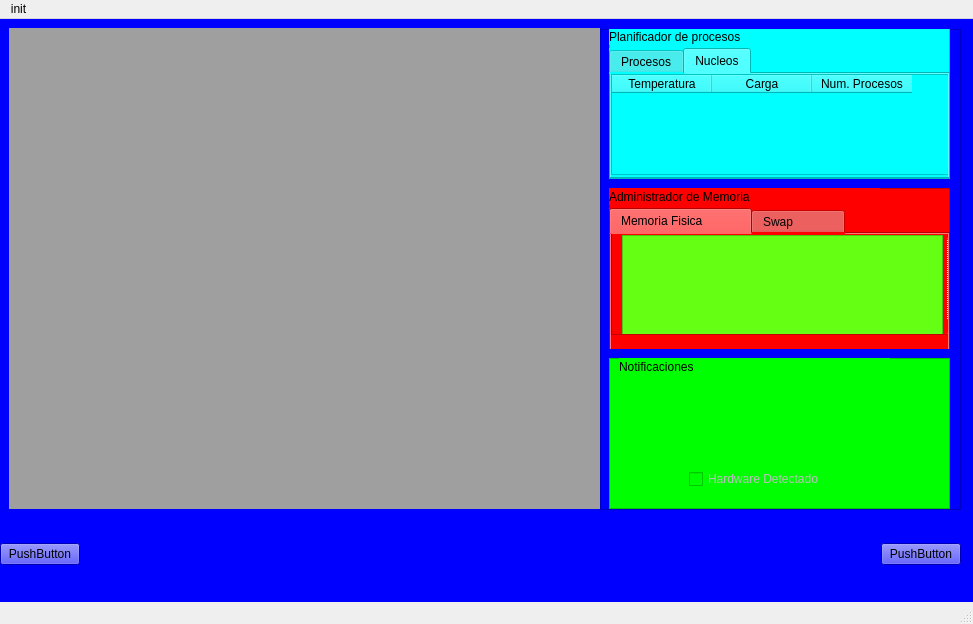
<?xml version="1.0" encoding="UTF-8"?>
<ui version="4.0">
 <class>MainWindow</class>
 <widget class="QMainWindow" name="MainWindow">
  <property name="geometry">
   <rect>
    <x>0</x>
    <y>0</y>
    <width>973</width>
    <height>624</height>
   </rect>
  </property>
  <property name="windowTitle">
   <string>MainWindow</string>
  </property>
  <widget class="QWidget" name="centralwidget">
   <property name="styleSheet">
    <string notr="true">background-color: rgb(0, 0, 255);</string>
   </property>
   <widget class="QWidget" name="verticalLayoutWidget">
    <property name="geometry">
     <rect>
      <x>600</x>
      <y>10</y>
      <width>361</width>
      <height>481</height>
     </rect>
    </property>
    <layout class="QVBoxLayout" name="verticalLayout">
     <item>
      <widget class="QFrame" name="frame">
       <property name="frameShape">
        <enum>QFrame::StyledPanel</enum>
       </property>
       <property name="frameShadow">
        <enum>QFrame::Raised</enum>
       </property>
       <widget class="QFrame" name="frame_2">
        <property name="geometry">
         <rect>
          <x>9</x>
          <y>159</y>
          <width>341</width>
          <height>161</height>
         </rect>
        </property>
        <property name="styleSheet">
         <string notr="true">background-color: rgb(255, 0, 0);</string>
        </property>
        <property name="frameShape">
         <enum>QFrame::StyledPanel</enum>
        </property>
        <property name="frameShadow">
         <enum>QFrame::Raised</enum>
        </property>
        <widget class="QLabel" name="label">
         <property name="geometry">
          <rect>
           <x>0</x>
           <y>0</y>
           <width>271</width>
           <height>17</height>
          </rect>
         </property>
         <property name="text">
          <string>Administrador de Memoria</string>
         </property>
        </widget>
        <widget class="QTabWidget" name="tabWidget_6">
         <property name="geometry">
          <rect>
           <x>0</x>
           <y>20</y>
           <width>341</width>
           <height>151</height>
          </rect>
         </property>
         <property name="styleSheet">
          <string notr="true"/>
         </property>
         <property name="currentIndex">
          <number>0</number>
         </property>
         <widget class="QWidget" name="adminMemoriaFisica">
          <property name="styleSheet">
           <string notr="true"/>
          </property>
          <attribute name="title">
           <string>Memoria Fisica           </string>
          </attribute>
          <widget class="QScrollArea" name="scrollArea_3">
           <property name="geometry">
            <rect>
             <x>0</x>
             <y>-10</y>
             <width>351</width>
             <height>111</height>
            </rect>
           </property>
           <property name="verticalScrollBarPolicy">
            <enum>Qt::ScrollBarAlwaysOn</enum>
           </property>
           <property name="widgetResizable">
            <bool>true</bool>
           </property>
           <widget class="QWidget" name="scrollAreaWidgetContents_3">
            <property name="geometry">
             <rect>
              <x>0</x>
              <y>0</y>
              <width>331</width>
              <height>107</height>
             </rect>
            </property>
            <widget class="QListWidget" name="listWidgetMarcos">
             <property name="geometry">
              <rect>
               <x>10</x>
               <y>10</y>
               <width>321</width>
               <height>101</height>
              </rect>
             </property>
             <property name="styleSheet">
              <string notr="true">background-color: rgb(101, 255, 19);</string>
             </property>
            </widget>
           </widget>
          </widget>
         </widget>
         <widget class="QWidget" name="adminSwap">
          <property name="styleSheet">
           <string notr="true"/>
          </property>
          <attribute name="title">
           <string>Swap            </string>
          </attribute>
          <widget class="QScrollArea" name="scrollArea_4">
           <property name="geometry">
            <rect>
             <x>0</x>
             <y>-1</y>
             <width>351</width>
             <height>101</height>
            </rect>
           </property>
           <property name="styleSheet">
            <string notr="true"/>
           </property>
           <property name="verticalScrollBarPolicy">
            <enum>Qt::ScrollBarAlwaysOn</enum>
           </property>
           <property name="widgetResizable">
            <bool>true</bool>
           </property>
           <widget class="QWidget" name="scrollAreaWidgetContents_4">
            <property name="geometry">
             <rect>
              <x>0</x>
              <y>0</y>
              <width>331</width>
              <height>97</height>
             </rect>
            </property>
            <widget class="QListWidget" name="listWidgetPaginas">
             <property name="geometry">
              <rect>
               <x>0</x>
               <y>0</y>
               <width>321</width>
               <height>101</height>
              </rect>
             </property>
             <property name="styleSheet">
              <string notr="true">background-color: rgb(255, 170, 0);</string>
             </property>
            </widget>
            <zorder>listWidgetPaginas</zorder>
            <zorder>listWidgetPaginas</zorder>
           </widget>
          </widget>
         </widget>
        </widget>
       </widget>
       <widget class="QFrame" name="frame_Planificador">
        <property name="geometry">
         <rect>
          <x>9</x>
          <y>-1</y>
          <width>341</width>
          <height>151</height>
         </rect>
        </property>
        <property name="styleSheet">
         <string notr="true">background-color: rgb(0, 255, 255);</string>
        </property>
        <property name="frameShape">
         <enum>QFrame::StyledPanel</enum>
        </property>
        <property name="frameShadow">
         <enum>QFrame::Raised</enum>
        </property>
        <widget class="QLabel" name="label_Planificador">
         <property name="geometry">
          <rect>
           <x>0</x>
           <y>0</y>
           <width>271</width>
           <height>17</height>
          </rect>
         </property>
         <property name="text">
          <string>Planificador de procesos</string>
         </property>
        </widget>
        <widget class="QTabWidget" name="tabWidget_Planificador">
         <property name="geometry">
          <rect>
           <x>0</x>
           <y>20</y>
           <width>341</width>
           <height>131</height>
          </rect>
         </property>
         <property name="toolTip">
          <string>&lt;html&gt;&lt;head/&gt;&lt;body&gt;&lt;p&gt;sdfsd&lt;/p&gt;&lt;/body&gt;&lt;/html&gt;</string>
         </property>
         <property name="currentIndex">
          <number>1</number>
         </property>
         <widget class="QWidget" name="Part1">
          <property name="toolTip">
           <string>&lt;html&gt;&lt;head/&gt;&lt;body&gt;&lt;p&gt;sdasdas&lt;/p&gt;&lt;/body&gt;&lt;/html&gt;</string>
          </property>
          <attribute name="title">
           <string>Procesos</string>
          </attribute>
          <widget class="QTableWidget" name="tablePart1">
           <property name="enabled">
            <bool>true</bool>
           </property>
           <property name="geometry">
            <rect>
             <x>0</x>
             <y>0</y>
             <width>341</width>
             <height>101</height>
            </rect>
           </property>
           <property name="inputMethodHints">
            <set>Qt::ImhNone</set>
           </property>
           <property name="editTriggers">
            <set>QAbstractItemView::NoEditTriggers</set>
           </property>
           <property name="dragDropOverwriteMode">
            <bool>true</bool>
           </property>
           <property name="alternatingRowColors">
            <bool>false</bool>
           </property>
           <property name="selectionMode">
            <enum>QAbstractItemView::SingleSelection</enum>
           </property>
           <property name="selectionBehavior">
            <enum>QAbstractItemView::SelectItems</enum>
           </property>
           <property name="showGrid">
            <bool>true</bool>
           </property>
           <property name="sortingEnabled">
            <bool>false</bool>
           </property>
           <property name="wordWrap">
            <bool>true</bool>
           </property>
           <property name="cornerButtonEnabled">
            <bool>false</bool>
           </property>
           <column>
            <property name="text">
             <string>pid</string>
            </property>
           </column>
           <column>
            <property name="text">
             <string>Nom Proceso</string>
            </property>
           </column>
           <column>
            <property name="text">
             <string>Tiempo</string>
            </property>
           </column>
           <column>
            <property name="text">
             <string>Núcleo</string>
            </property>
           </column>
           <column>
            <property name="text">
             <string>Estado</string>
            </property>
           </column>
          </widget>
         </widget>
         <widget class="QWidget" name="Part2">
          <attribute name="title">
           <string>Nucleos</string>
          </attribute>
          <widget class="QTableWidget" name="edo_cores">
           <property name="enabled">
            <bool>true</bool>
           </property>
           <property name="geometry">
            <rect>
             <x>0</x>
             <y>0</y>
             <width>341</width>
             <height>101</height>
            </rect>
           </property>
           <property name="inputMethodHints">
            <set>Qt::ImhNone</set>
           </property>
           <property name="editTriggers">
            <set>QAbstractItemView::NoEditTriggers</set>
           </property>
           <property name="dragDropOverwriteMode">
            <bool>true</bool>
           </property>
           <property name="alternatingRowColors">
            <bool>false</bool>
           </property>
           <property name="selectionMode">
            <enum>QAbstractItemView::SingleSelection</enum>
           </property>
           <property name="selectionBehavior">
            <enum>QAbstractItemView::SelectItems</enum>
           </property>
           <property name="showGrid">
            <bool>true</bool>
           </property>
           <property name="sortingEnabled">
            <bool>false</bool>
           </property>
           <property name="wordWrap">
            <bool>true</bool>
           </property>
           <property name="cornerButtonEnabled">
            <bool>false</bool>
           </property>
           <column>
            <property name="text">
             <string>Temperatura</string>
            </property>
           </column>
           <column>
            <property name="text">
             <string>Carga</string>
            </property>
           </column>
           <column>
            <property name="text">
             <string>Num. Procesos</string>
            </property>
           </column>
          </widget>
         </widget>
        </widget>
       </widget>
       <widget class="QFrame" name="frame_4">
        <property name="geometry">
         <rect>
          <x>9</x>
          <y>329</y>
          <width>341</width>
          <height>151</height>
         </rect>
        </property>
        <property name="styleSheet">
         <string notr="true">background-color: rgb(0, 255, 0);</string>
        </property>
        <property name="frameShape">
         <enum>QFrame::StyledPanel</enum>
        </property>
        <property name="frameShadow">
         <enum>QFrame::Raised</enum>
        </property>
        <widget class="QLabel" name="label_3">
         <property name="geometry">
          <rect>
           <x>10</x>
           <y>0</y>
           <width>271</width>
           <height>17</height>
          </rect>
         </property>
         <property name="text">
          <string>Notificaciones</string>
         </property>
        </widget>
        <widget class="QCheckBox" name="checkBox">
         <property name="enabled">
          <bool>false</bool>
         </property>
         <property name="geometry">
          <rect>
           <x>80</x>
           <y>110</y>
           <width>171</width>
           <height>22</height>
          </rect>
         </property>
         <property name="text">
          <string>Hardware Detectado</string>
         </property>
         <property name="checkable">
          <bool>false</bool>
         </property>
         <property name="tristate">
          <bool>false</bool>
         </property>
        </widget>
        <widget class="QStackedWidget" name="stackedWidget">
         <property name="geometry">
          <rect>
           <x>10</x>
           <y>20</y>
           <width>321</width>
           <height>81</height>
          </rect>
         </property>
         <property name="currentIndex">
          <number>0</number>
         </property>
         <widget class="QWidget" name="page">
          <widget class="QLabel" name="notificaciones">
           <property name="geometry">
            <rect>
             <x>0</x>
             <y>20</y>
             <width>311</width>
             <height>61</height>
            </rect>
           </property>
           <property name="text">
            <string/>
           </property>
           <property name="scaledContents">
            <bool>true</bool>
           </property>
           <property name="alignment">
            <set>Qt::AlignLeading|Qt::AlignLeft|Qt::AlignTop</set>
           </property>
           <property name="wordWrap">
            <bool>true</bool>
           </property>
           <property name="openExternalLinks">
            <bool>false</bool>
           </property>
           <property name="textInteractionFlags">
            <set>Qt::NoTextInteraction</set>
           </property>
          </widget>
         </widget>
         <widget class="QWidget" name="page_2"/>
        </widget>
       </widget>
      </widget>
     </item>
    </layout>
   </widget>
   <widget class="QWidget" name="horizontalLayoutWidget">
    <property name="geometry">
     <rect>
      <x>0</x>
      <y>500</y>
      <width>961</width>
      <height>71</height>
     </rect>
    </property>
    <layout class="QHBoxLayout" name="horizontalLayout">
     <item>
      <widget class="QPushButton" name="probar1">
       <property name="text">
        <string>PushButton</string>
       </property>
      </widget>
     </item>
     <item>
      <spacer name="horizontalSpacer">
       <property name="orientation">
        <enum>Qt::Horizontal</enum>
       </property>
       <property name="sizeHint" stdset="0">
        <size>
         <width>40</width>
         <height>20</height>
        </size>
       </property>
      </spacer>
     </item>
     <item>
      <widget class="QPushButton" name="pushButton">
       <property name="text">
        <string>PushButton</string>
       </property>
      </widget>
     </item>
    </layout>
   </widget>
   <widget class="QMdiArea" name="mdiArea">
    <property name="geometry">
     <rect>
      <x>9</x>
      <y>9</y>
      <width>591</width>
      <height>481</height>
     </rect>
    </property>
    <property name="styleSheet">
     <string notr="true">background-color: rgb(255, 255, 0);</string>
    </property>
   </widget>
  </widget>
  <widget class="QMenuBar" name="menubar">
   <property name="geometry">
    <rect>
     <x>0</x>
     <y>0</y>
     <width>973</width>
     <height>27</height>
    </rect>
   </property>
   <widget class="QMenu" name="menuControl_Hardware">
    <property name="title">
     <string>init</string>
    </property>
    <addaction name="actionNavegador"/>
    <addaction name="actionControl_Hardware"/>
    <addaction name="actionShell"/>
    <addaction name="actionValidadorTarjetas"/>
   </widget>
   <addaction name="menuControl_Hardware"/>
  </widget>
  <widget class="QStatusBar" name="statusbar"/>
  <action name="actionNavegador">
   <property name="text">
    <string>Navegador</string>
   </property>
  </action>
  <action name="actionControl_Hardware">
   <property name="text">
    <string>Control Hardware</string>
   </property>
  </action>
  <action name="actionShell">
   <property name="text">
    <string>Shell</string>
   </property>
  </action>
  <action name="actionValidadorTarjetas">
   <property name="text">
    <string>ValidadorTarjetas</string>
   </property>
  </action>
 </widget>
 <resources/>
 <connections/>
</ui>
